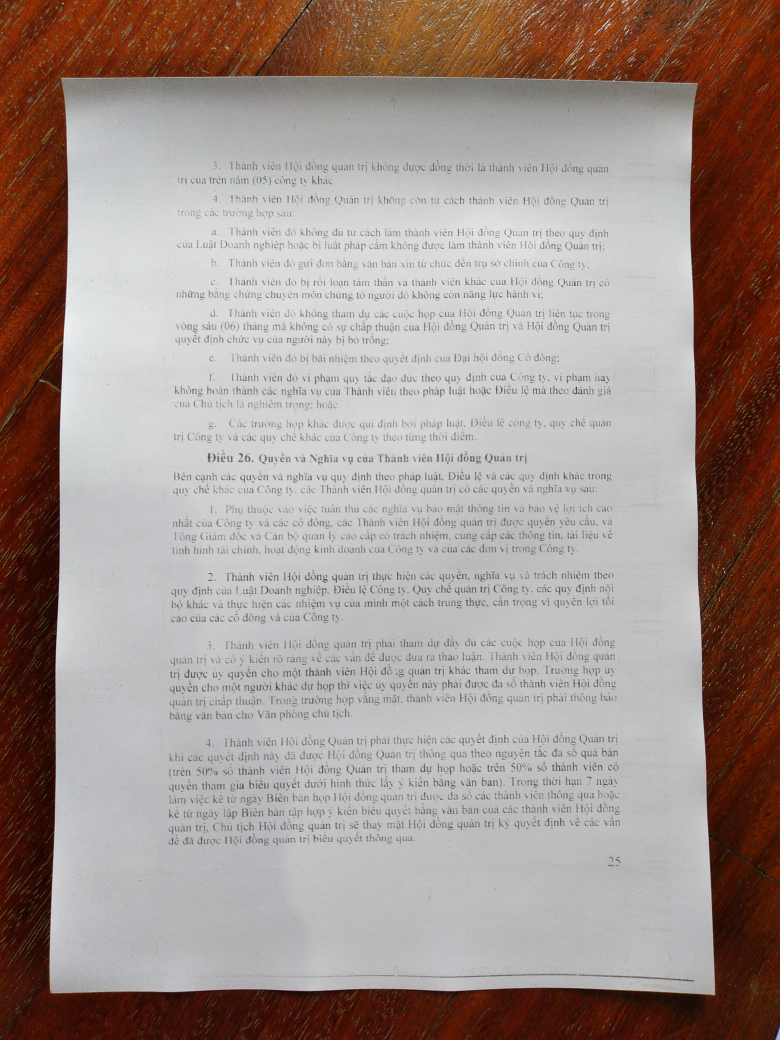
#> input picture images/IMG_20200421_152459_458.jpg, 3120 x 4160 px (shown at 1/4 size)
$ python scan.py --image images/IMG_20200421_152459_458.jpg
#> lines starting #> are read from the running program, lines starting #| are printed output that depends on the picture; after the words box and inside, x2 and y2 are one past the last pixel; in counts of white or black regions, pixels touching at a corner belong together
### transform.py
# import the necessary packages
import numpy as np
import cv2


def order_points(pts):
    # initialzie a list of coordinates that will be ordered
    # such that the first entry in the list is the top-left,
    # the second entry is the top-right, the third is the
    # bottom-right, and the fourth is the bottom-left
    rect = np.zeros((4, 2), dtype="float32")

    # the top-left point will have the smallest sum, whereas
    # the bottom-right point will have the largest sum
    s = pts.sum(axis=1)
    rect[0] = pts[np.argmin(s)]
    rect[2] = pts[np.argmax(s)]

    # now, compute the difference between the points, the
    # top-right point will have the smallest difference,
    # whereas the bottom-left will have the largest difference
    diff = np.diff(pts, axis=1)
    rect[1] = pts[np.argmin(diff)]
    rect[3] = pts[np.argmax(diff)]

    # return the ordered coordinates
    return rect


def four_point_transform(image, pts):
    # obtain a consistent order of the points and unpack them
    # individually
    rect = order_points(pts)
    (tl, tr, br, bl) = rect

    # compute the width of the new image, which will be the
    # maximum distance between bottom-right and bottom-left
    # x-coordiates or the top-right and top-left x-coordinates
    widthA = np.sqrt(((br[0] - bl[0]) ** 2) + ((br[1] - bl[1]) ** 2))
    widthB = np.sqrt(((tr[0] - tl[0]) ** 2) + ((tr[1] - tl[1]) ** 2))
    maxWidth = max(int(widthA), int(widthB))

    # compute the height of the new image, which will be the
    # maximum distance between the top-right and bottom-right
    # y-coordinates or the top-left and bottom-left y-coordinates
    heightA = np.sqrt(((tr[0] - br[0]) ** 2) + ((tr[1] - br[1]) ** 2))
    heightB = np.sqrt(((tl[0] - bl[0]) ** 2) + ((tl[1] - bl[1]) ** 2))
    maxHeight = max(int(heightA), int(heightB))

    # now that we have the dimensions of the new image, construct
    # the set of destination points to obtain a "birds eye view",
    # (i.e. top-down view) of the image, again specifying points
    # in the top-left, top-right, bottom-right, and bottom-left
    # order
    dst = np.array([
        [0, 0],
        [maxWidth - 1, 0],
        [maxWidth - 1, maxHeight - 1],
        [0, maxHeight - 1]], dtype="float32")

    # compute the perspective transform matrix and then apply it
    M = cv2.getPerspectiveTransform(rect, dst)
    warped = cv2.warpPerspective(image, M, (maxWidth, maxHeight))

    # return the warped image
    return warped

### scan.py
# USAGE
# python scan.py --image images/page.jpg

from transform import four_point_transform
from skimage.filters import threshold_local
import argparse
import cv2
import imutils
import pytesseract
import matplotlib.pyplot as plt


def detect_edge(image):
    gray = cv2.cvtColor(image, cv2.COLOR_BGR2GRAY)
    # blur = cv2.GaussianBlur(gray, (5, 5), 0)
    # Use Bilateral filter to remove noise while keeping edges sharp
    blur = cv2.bilateralFilter(gray, 5, 75, 75)
    edged = cv2.Canny(blur, 75, 200)
    return edged


def find_rect_contours(edged):
    cnts = cv2.findContours(edged.copy(), cv2.RETR_LIST, cv2.CHAIN_APPROX_SIMPLE)
    cnts = imutils.grab_contours(cnts)
    cnts = sorted(cnts, key=cv2.contourArea, reverse=True)[:5]

    for cnt in cnts:
        # approximate the contour
        peri = cv2.arcLength(cnt, True)
        approx = cv2.approxPolyDP(cnt, 0.05 * peri, True)

        # if our approximated contour has four points, then we
        # can assume that we have found our screen
        if len(approx) == 4:
            return approx

        # [7 lines of commented-out code are left out]
    return None


def apply_top_down_transform(image, contours, ratio):
    warped = four_point_transform(image, contours.reshape(4, 2) * ratio)
    return warped


def crop_then_transform_document(image):
    RESIZE_HEIGHT = 500
    orig = image.copy()
    ratio = image.shape[0] / float(RESIZE_HEIGHT)
    image = imutils.resize(image, height=RESIZE_HEIGHT)

    edged = detect_edge(image)
    contour = find_rect_contours(edged)
    if contour is None:
        h = orig.shape[0]
        w = orig.shape[1]
        contour = [(0, 0), (w - 1, 0), (w - 1, h - 1), (0, h - 1)]
        return contour, orig
    warped = apply_top_down_transform(orig, contour, ratio)
    contour = contour.reshape(4, 2).tolist()
    return contour, warped


def extract_text_from_image(image, lang='vie') -> str:
    # Convert the warped image to grayscale, then threshold it
    # to give it that 'black and white' paper effect
    gray = cv2.cvtColor(image, cv2.COLOR_BGR2GRAY)
    T = threshold_local(gray, 11, offset=10, method="gaussian")
    gray = (gray > T).astype("uint8") * 255

    config = '-l {lang}'.format(lang=lang)
    text = pytesseract.image_to_string(gray, config=config)
    lines = text.splitlines()
    text = '\n'.join(l.strip() for l in lines if l.strip())
    return text


if __name__ == '__main__':
    ap = argparse.ArgumentParser()
    ap.add_argument('-i', '--image', required=True, help='Path to the image to be scanned')
    ap.add_argument('-s', '--show', action='store_true', help='Show steps with images')
    args = ap.parse_args()

    # load the image and compute the ratio of the old height
    # to the new height, clone it, and resize it
    RESIZE_HEIGHT = 500
    image = cv2.imread(args.image)
#> image is the input picture: shape (4160, 3120, 3); mean B, G, R 141, 146.3, 161
    orig = image.copy()
    ratio = image.shape[0] / float(RESIZE_HEIGHT)
#> ratio = 8.32
    image = imutils.resize(image, height=RESIZE_HEIGHT)
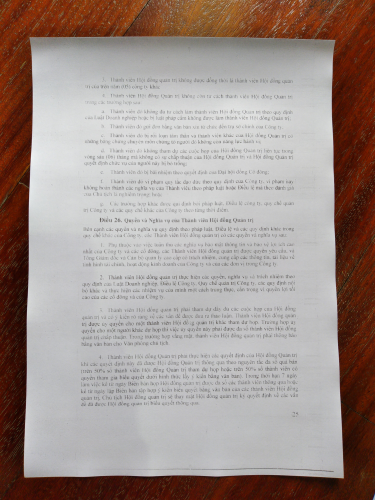
#> image: shape (500, 375, 3); mean B, G, R 141, 146.3, 161

    print('STEP 1: Edge Detection')
    edged = detect_edge(image)
#> in detect_edge, `gray = cv2.cvtColor(image, cv2.COLOR_BGR2GRAY)`:
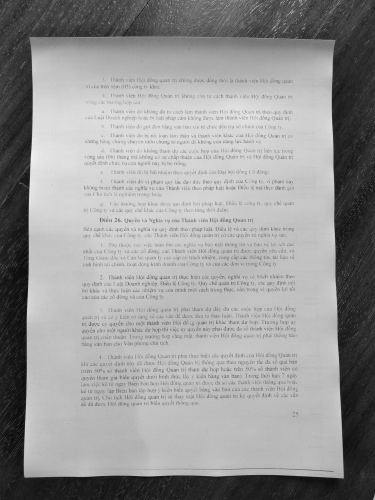
#> gray: shape (500, 375); min 10, max 242, mean 150.1
#> in detect_edge, `edged = cv2.Canny(blur, 75, 200)`:
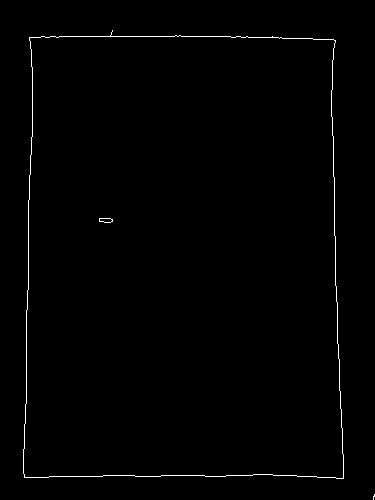
#> edged: shape (500, 375); 0.83% white in thin lines or dots, all inside (x1, y1, x2, y2) = (23, 30, 375, 500)

    print('STEP 2: Find contours of document')
    contour = find_rect_contours(edged)
#> in find_rect_contours, `cnts = cv2.findContours(edged.copy(), cv2.RETR_LIST, cv2.CHAIN_APPROX_..`: cnts = 5 contours, 1 with area under 20; largest, box (x1, y1, x2, y2) and area: (23, 30, 344, 479) 135226, (23, 35, 344, 479) 135222, (99, 218, 113, 223) 44, (99, 218, 113, 223) 42
#> the loop in find_rect_contours, `for cnt in cnts:` made 1 pass
#> (peri, approx) on pass 1: (1540.8, [[29, 37], [24, 477], [343, 478], [335, 40]])
#> contour = [[29, 37], [24, 477], [343, 478], [335, 40]]

    if contour is None:
        exit('Document not found')

    print('STEP 3: Apply top down transform')
    warped = apply_top_down_transform(orig, contour, ratio)
#> in order_points, `s = pts.sum(axis=1)`: s = [549.1, 4168.3, 6830.7, 3120]
#> in order_points, `diff = np.diff(pts, axis=1)`: diff = [66.56, 3769, 1123.2, -2454.4]
#> in four_point_transform, `rect = order_points(pts)`: rect = [[241.3, 307.8], [2787.2, 332.8], [2853.8, 3977], [199.7, 3968.6]]
#> in four_point_transform, `(tl, tr, br, bl) = rect`: tl = [241.3, 307.8]; tr = [2787.2, 332.8]; br = [2853.8, 3977]; bl = [199.7, 3968.6]
#> in four_point_transform, `widthA = np.sqrt(((br[0] - bl[0]) ** 2) + ((br[1] - bl[1]) ** 2))`: widthA = 2654.1
#> in four_point_transform, `widthB = np.sqrt(((tr[0] - tl[0]) ** 2) + ((tr[1] - tl[1]) ** 2))`: widthB = 2546
#> in four_point_transform, `maxWidth = max(int(widthA), int(widthB))`: maxWidth = 2654
#> in four_point_transform, `heightA = np.sqrt(((tr[0] - br[0]) ** 2) + ((tr[1] - br[1]) ** 2))`: heightA = 3644.8
#> in four_point_transform, `heightB = np.sqrt(((tl[0] - bl[0]) ** 2) + ((tl[1] - bl[1]) ** 2))`: heightB = 3661
#> in four_point_transform, `dst = np.array([ [0, 0], [maxWidth - 1, 0], [maxWidth - 1, maxHeight -..`: dst = [[0, 0], [2653, 0], [2653, 3660], [0, 3660]]
#> in four_point_transform, `M = cv2.getPerspectiveTransform(rect, dst)`: M = [[1.04, 0.0118, -254.7], [-0.0103, 1.05, -319.4], [-1.94e-06, 1.17e-05, 1]]
#> in four_point_transform, `warped = cv2.warpPerspective(image, M, (maxWidth, maxHeight))`:
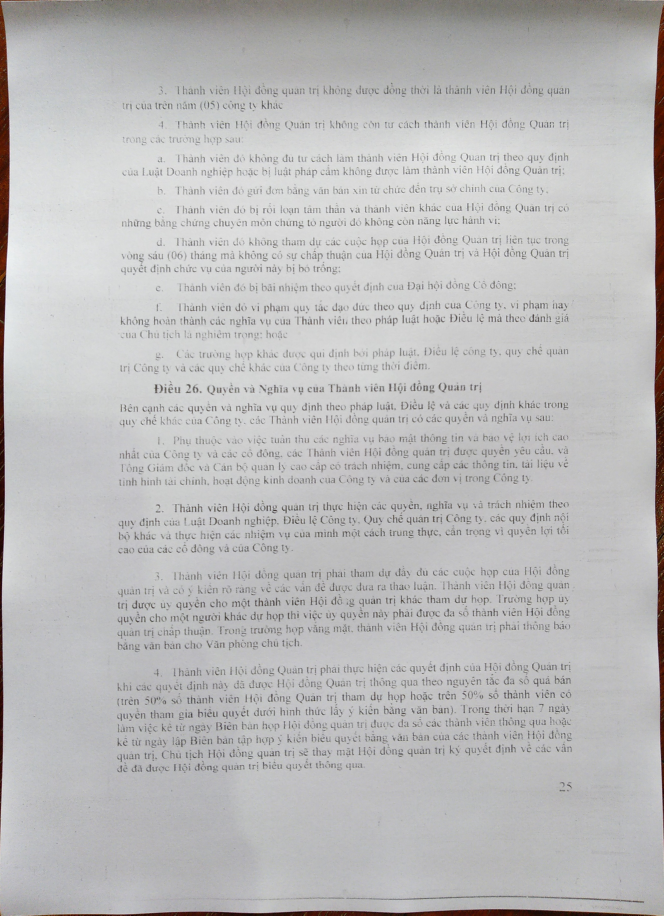
#> warped: shape (3661, 2654, 3) (shown at 1/4 size); mean B, G, R 187.5, 187.1, 187.7

    print('STEP 4: Extract text from document')
    text = extract_text_from_image(warped, lang='vie')
#> in extract_text_from_image, `gray = (gray > T).astype("uint8") * 255`:
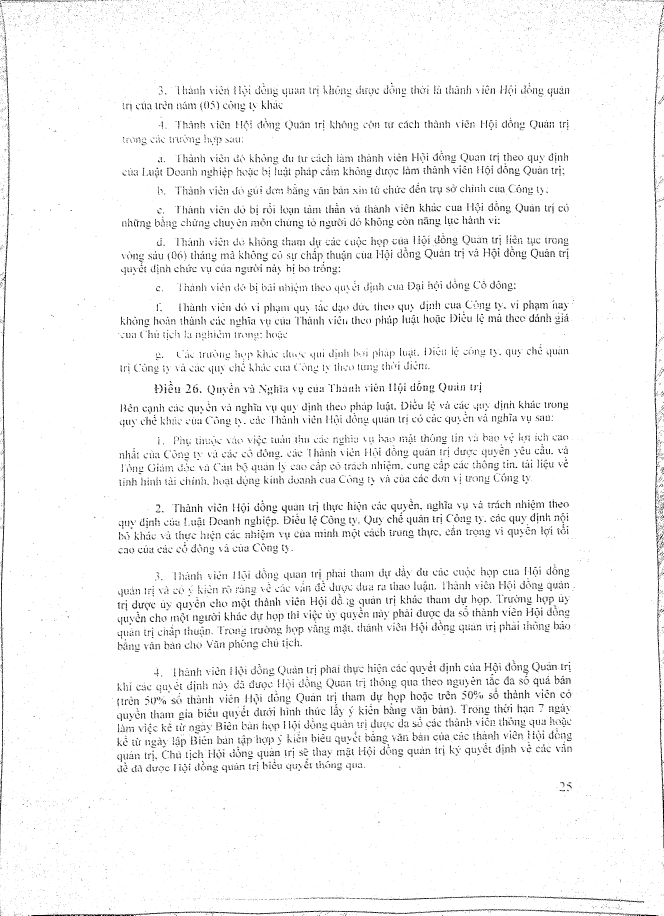
#> gray: shape (3661, 2654) (shown at 1/4 size); 95.9% white; black in thin lines or dots
#> (the run stopped early here; a loop or call above may not have finished)

$ run again, on images/IMG_20200421_152525_552.jpg
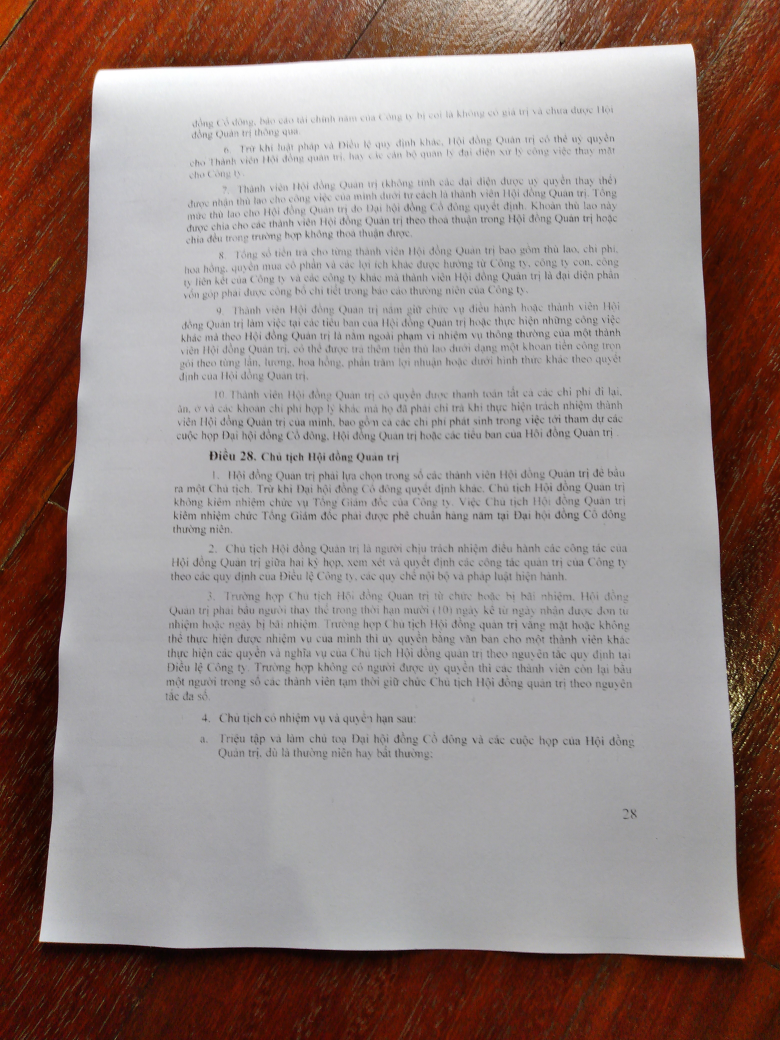
#> input picture images/IMG_20200421_152525_552.jpg, 3120 x 4160 px (shown at 1/4 size)
#> image is the input picture: shape (4160, 3120, 3); mean B, G, R 130.3, 133.6, 150
#> image: shape (500, 375, 3)
#> in detect_edge, `edged = cv2.Canny(blur, 75, 200)`:
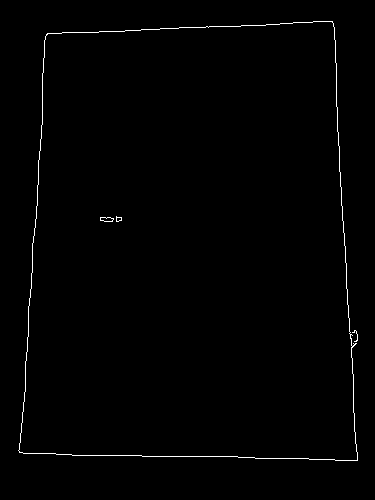
#> edged: shape (500, 375); 0.83% white in thin lines or dots, all inside (x1, y1, x2, y2) = (18, 21, 358, 461)
#> in find_rect_contours, `cnts = cv2.findContours(edged.copy(), cv2.RETR_LIST, cv2.CHAIN_APPROX_..`: cnts = 7 contours, 3 with area under 20; largest, box (x1, y1, x2, y2) and area: (18, 21, 358, 461) 133482, (18, 21, 358, 461) 133474, (100, 217, 114, 222) 44, (100, 217, 114, 222) 42
#> in find_rect_contours, `cnts = sorted(cnts, key=cv2.contourArea, reverse=True)[:5]`: cnts = 5 contours, 1 with area under 20; largest, box (x1, y1, x2, y2) and area: (18, 21, 358, 461) 133482, (18, 21, 358, 461) 133474, (100, 217, 114, 222) 44, (100, 217, 114, 222) 42
#> the loop in find_rect_contours, `for cnt in cnts:` made 1 pass
#> (peri, approx) on pass 1: (1531.5, [[332, 21], [46, 34], [19, 452], [357, 460]])
#> contour = [[332, 21], [46, 34], [19, 452], [357, 460]]
#> s = [2937, 665.6, 3918.7, 6797.4]
#> diff = [-2587.5, -99.84, 3602.6, 857]
#> rect = [[382.7, 282.9], [2762.2, 174.7], [2970.2, 3827.2], [158.1, 3760.6]]
#> tl = [382.7, 282.9]; tr = [2762.2, 174.7]; br = [2970.2, 3827.2]; bl = [158.1, 3760.6]
#> widthA = 2812.9
#> widthB = 2382
#> maxWidth = 2812
#> heightA = 3658.4
#> heightB = 3485
#> maxHeight = 3658
#> dst = [[0, 0], [2811, 0], [2811, 3657], [0, 3657]]
#> M = [[1.27, 0.0821, -509.4], [0.0578, 1.27, -381.7], [2.28e-05, 5.36e-05, 1]]
#> in extract_text_from_image, `gray = (gray > T).astype("uint8") * 255`:
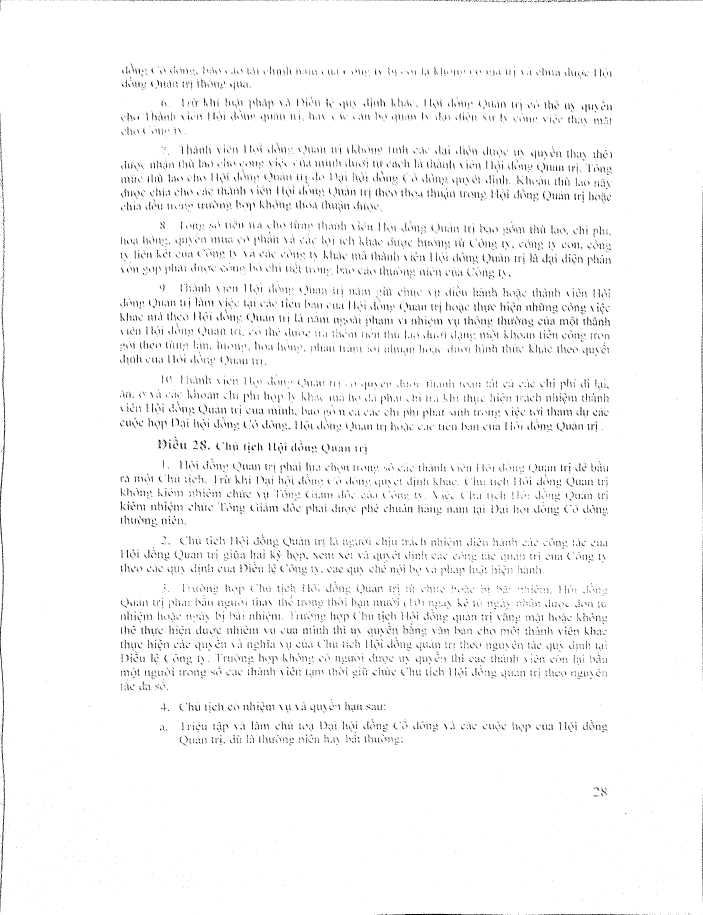
#> gray: shape (3658, 2812) (shown at 1/4 size); 97.1% white; black in thin lines or dots
